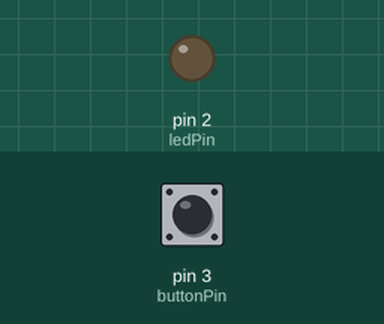
A sketch run on a simulated Arduino Uno, built with avr-gcc and run on an emulated ATmega328P. Parts: output pins drawn as LEDs (lit = HIGH). Dashed ring = blinking. Inputs (shaded band) come from the test bench; at power-on: pin 3 (buttonPin) HIGH.

Above: at 1.2 s.
1.3 s: pin 3 (buttonPin) pulled LOW for 1 s
At 3.4 s:
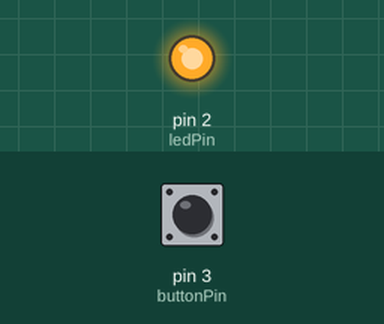
3.8 s: pin 3 (buttonPin) pulled LOW for 0.15 s
At 4.8 s:
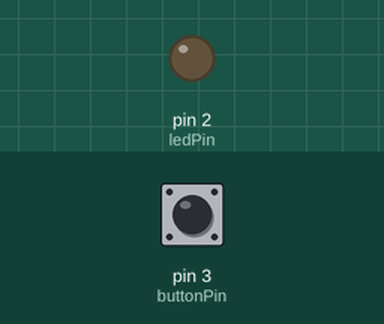
5.4 s: pin 3 (buttonPin) pulled LOW for 3.2 s
At 5.5 s:
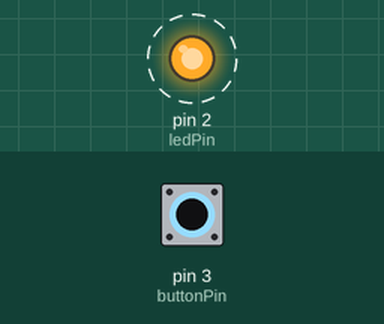
Timing chart, 0 to 9.9 s (numbered marks = the images above; inputs shaded):
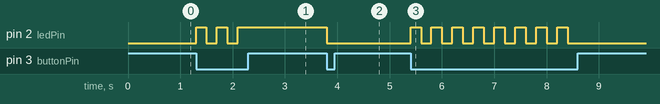

The sketch:

C2E6.ino
```cpp
int ledPin = 2;
int buttonPin = 3;
int ledState = LOW;

void setup() {
    Serial.begin(9600);
  pinMode(ledPin, OUTPUT);
  pinMode(buttonPin, INPUT_PULLUP);
}

void loop() {
  if (digitalRead(buttonPin) == LOW) {
    ledState = !ledState;

    digitalWrite(ledPin, ledState);

    delay(200);
  }
}
```

Measured:
- after the input at 1.3 s, pin 2 (ledPin): alternates HIGH for 0.20 s and LOW for 0.20 s, 5 changes in all, then stays HIGH, starting at once
- after the input at 3.8 s, pin 2 (ledPin): HIGH → LOW at once
- after the input at 5.4 s, pin 2 (ledPin): alternates HIGH for 0.20 s and LOW for 0.20 s, 16 changes in all, then stays LOW, starting at once
